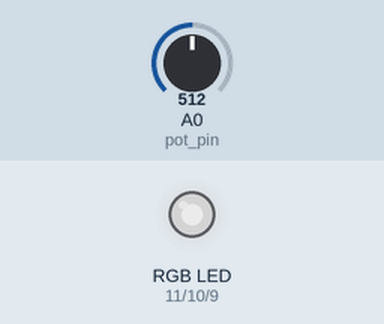
Recording of a sketch running on a simulated Arduino Uno, built with avr-gcc and run on an emulated ATmega328P. On the bench: an RGB LED mixed from three pins (HIGH = lit). Inputs (shaded band) come from the test bench; at power-on: A0 (pot_pin) = 512. Dim RGB values are drawn brighter than linear.

Above: at 1.2 s.
1.3 s: A0 (pot_pin) set to 716
At 2.2 s:
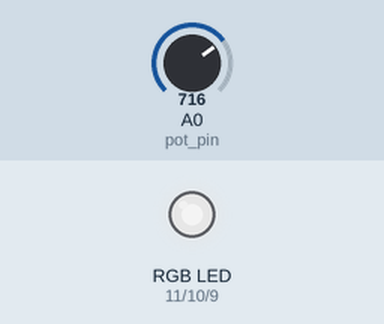
2.8 s: A0 (pot_pin) set to 900
At 3.4 s:
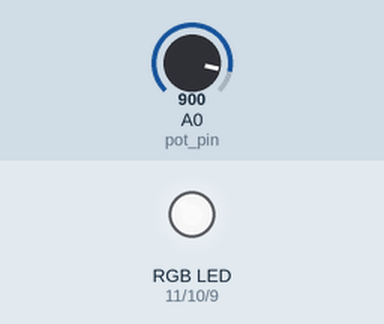
4.3 s: A0 (pot_pin) set to 122
At 5.5 s:
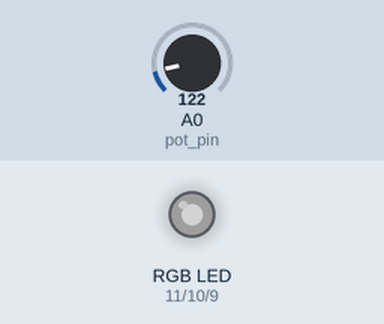
5.8 s: A0 (pot_pin) set to 0
At 6.9 s:
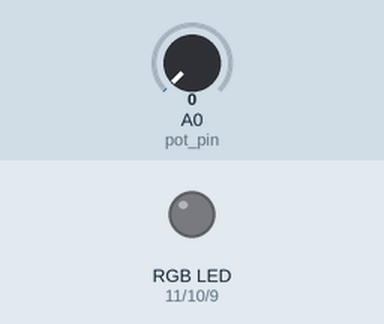
Timing chart, 0 to 8.3 s (numbered marks = the images above; inputs shaded):
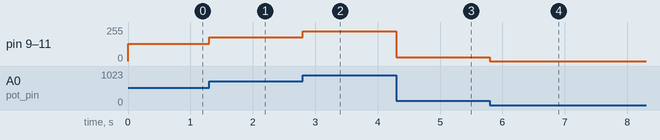

Measured:
- after the input at 1.3 s, pin 9 (blue_light_pin), pin 10 (green_light_pin), pin 11 (red_light_pin): 128/255 → 179/255 at once
- after the input at 2.8 s, pin 9 (blue_light_pin), pin 10 (green_light_pin), pin 11 (red_light_pin): 179/255 → 225/255 at once
- after the input at 4.3 s, pin 9 (blue_light_pin), pin 10 (green_light_pin), pin 11 (red_light_pin): 225/255 → 30/255 at once
- after the input at 5.8 s, pin 9 (blue_light_pin), pin 10 (green_light_pin), pin 11 (red_light_pin): 30/255 → 0/255 at once

The sketch:

Potentiometer_change_color_of_RBG.ino
```cpp
  /*Potentiometer change color of RGB
  The goal of this project is to have the potentiometer change the RGB color from white to black and what's in between
 */

  int red_light_pin= 11; //the number to output to the R pin on the RGB
  int green_light_pin = 10; //the number to output to the G pin on the RGB
  int blue_light_pin = 9; //the number to output to the B pin on the RGB
  int pot_pin = A0; //the number to read the potentiometer's pin
  float pot_8bit_value; //to read the potientiometer's status
void setup() { //setup code in setup to run once
  pinMode(red_light_pin, OUTPUT); // (R)sets pin 11 as an output for one of the RGB wires
  pinMode(green_light_pin, OUTPUT); // (G)sets pin 10 as an output for one of the RGB wires
  pinMode(blue_light_pin, OUTPUT); // (B)sets pin 9 as an output for one of the RGB wires
}
void loop() {// main code in void loop to run repeatedly
  pot_8bit_value = analogRead(pot_pin)/4;//stores value from pin A0 into a variable and converts to 8 bit (2^10/2^2)
  analogWrite(red_light_pin, pot_8bit_value); //red is the value of pot_8bit_value
  analogWrite(green_light_pin, pot_8bit_value); //green is the value of pot_8bit_value
  analogWrite(blue_light_pin, pot_8bit_value); //blue is the value of pot_8bit_value
}
```
